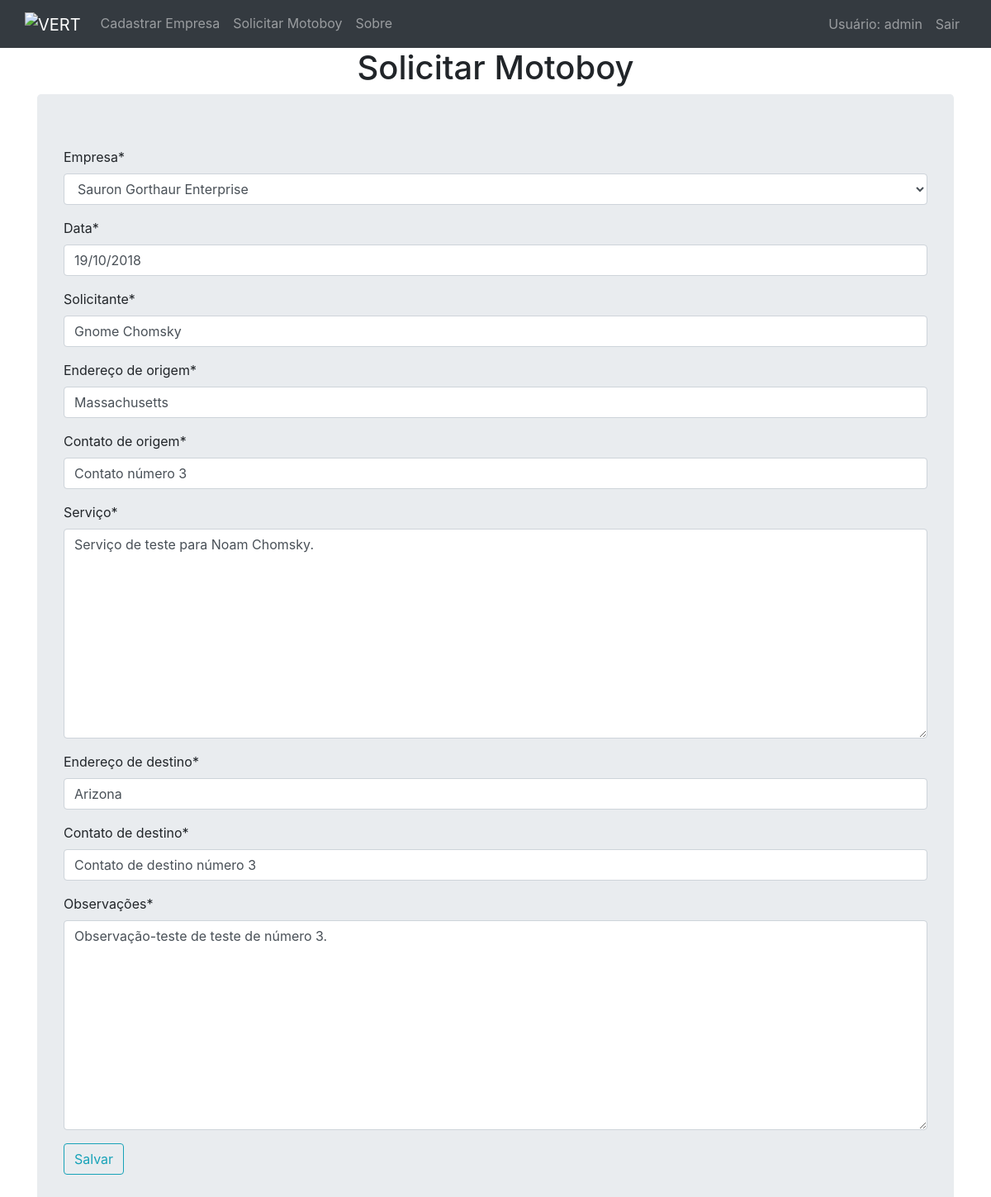
Screenshot of /editar_solicitacao/2 (signed in) with the database file from the repository.
### solicitacao/models.py (models this page shows, shortened)
class Solicitacao(models.Model):
    class Meta:
        verbose_name_plural = "Solicitações"  # Mostra plural correto no '/admin'
    empresa = models.ForeignKey(Empresa, on_delete=models.CASCADE, related_name='empresa_id')
    data = models.DateField(default=date.today)
    solicitante = models.CharField(max_length=30)
    endereco_origem = models.CharField(max_length=50)
    contato_origem = models.CharField(max_length=30)
    servico = models.TextField()
    endereco_destino = models.CharField(max_length=30)
    contato_destino = models.CharField(max_length=30)
    observacoes = models.TextField()

### solicitacao/views.py (the view)
# urls.py: path('editar_solicitacao/<int:pk>', views.editar_solicitacao, name='editar_solicitacao'),
@login_required(login_url='login')  # Redir. p/ login usuário deslogado
def editar_solicitacao(request, pk):
    solicitacao = Solicitacao.objects.get(pk=pk)
    if request.method == "POST":
        form = MotoboyForm(request.POST, instance=solicitacao)
        if form.is_valid:
            form.save()
        return redirect(f"/detalhes_solicitacao/{solicitacao.pk}")
    elif request.method == "GET":
        form = MotoboyForm(instance=solicitacao)
    context = {'form': form}
    return render(request, 'solicitacao_motoboy.html', context)

### solicitacao/forms.py
class MotoboyForm(forms.ModelForm):
    class Meta:
        model = Solicitacao
        fields = '__all__'
        labels = {
            'endereco_origem': _('Endereço de origem'),
            'contato_origem': _('Contato de origem'),
            'servico': _('Serviço'),
            'endereco_destino': _('Endereço de destino'),
            'contato_destino': _('Contato de destino'),
            'observacoes': _('Observações'),
        }

### solicitacao/models.py (called while the page is built)
    def __str__(self):
        return self.nome

### solicitacao/templates/solicitacao_motoboy.html (shortened to what this page needs)
{% extends "layouts/base.html" %}
{% load crispy_forms_tags %}
{% block title %} <h1 class="text-center">Solicitar Motoboy</h1> {% endblock title %}
{% block content %}
<div class="jumbotron">
    <form method="POST">
        {{ form|crispy }}
        <button type="submit" class="btn btn-outline-info">Salvar</button>
    </form>
</div>
{% endblock content %}

### solicitacao/templates/layouts/navbar.html
{% block navbar %}
<nav class="navbar navbar-expand navbar-dark bg-dark">
    <div class="container">
        <ul class="navbar-nav">
            <a class="navbar-brand" href="/"><img src="http://blog.vert-capital.com/wp-content/themes/vert/images/logo-vert.png"alt="VERT"></a>
            <li class="nav-item {{ cadastro_active }}">
                <a class="nav-link" href="/cadastro_empresa">Cadastrar Empresa</a>
            </li>
            <li class="nav-item {{ solicitacao_active }}">
                <a class="nav-link" href="/solicitacao_motoboy">Solicitar Motoboy</a>
            </li>
            <li class="nav-item {{ sobre_active }}">
                <a class="nav-link" href="/sobre">Sobre</a>
            </li>
        </ul>
        <ul class="navbar-nav">
            <li class="nav-item">
                <a class="nav-link" href="#">Usuário: {{user}}</a>
            </li>
            <li class="nav-item">
                <a class="nav-link" href="/logout">Sair</a>
            </li>
        </ul>
    </div>
</nav>
{% endblock navbar %}

### rows the page displays
Solicitacao: empresa "Sauron Gorthaur Enterprise", data "19/10/2018", solicitante "Gnome Chomsky", endereco_origem "Massachusetts", contato_origem "Contato número 3", servico "Serviço de teste para Noam Chomsky.", endereco_destino "Arizona", contato_destino "Contato de destino número 3", observacoes "Observação-teste de teste de número 3."

### other values shown
{{ user }} "admin"
